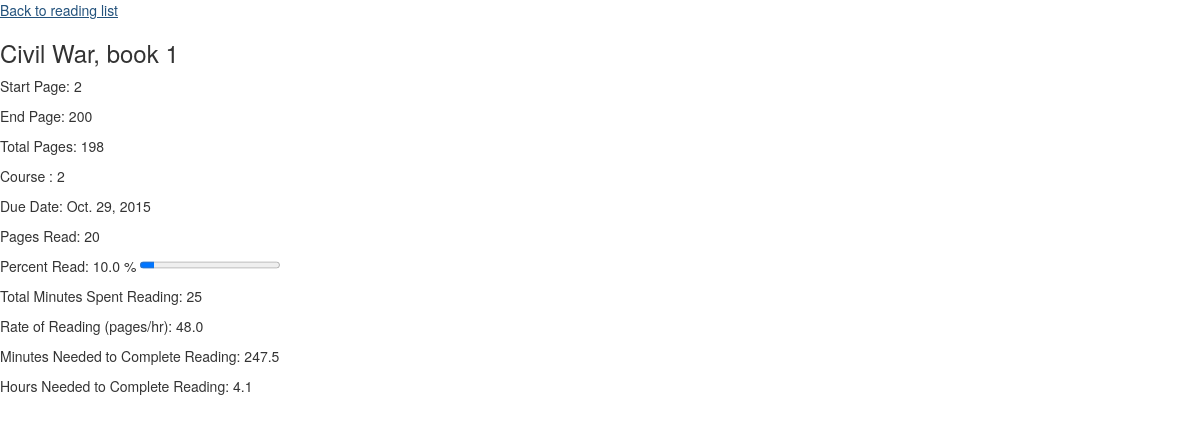
/item/2/, run on the app's committed database.
### inventory/models.py (models this page shows, shortened)
class Item(models.Model):
	title = models.CharField(max_length=200)
	startPage = models.IntegerField()
	endPage = models.IntegerField()
	course = models.CharField(max_length=200)
	dueDate = models.DateField()

### inventory/views.py (the view)
# urls.py: url(r'^item/(?P<id>\d+)/', views.item_detail, name='item_detail'),
def item_detail(request, id):
	try:
		item = Item.objects.get(id=id)
		percentRead = 0
		pagesRead = 0
		minutesSpent = 0
		justMatchedSessions = StudySessions.objects.filter(reading=id)
		for oneSession in justMatchedSessions:
			pagesRead = pagesRead + oneSession.endPage-oneSession.startPage
			minutesSpent = minutesSpent + oneSession.timeSpent
		percentRead = round(float(pagesRead) / float(item.endPage - item.startPage), 2)* 100
		if minutesSpent == 0:
			rateOfReading = 0
		else:
			rateOfReading = round(float(pagesRead) / float(minutesSpent), 2)
	except Item.DoesNotExist:
		raise Http404('This item does not exist')
	return render(request, 'inventory/item_detail.html', {
		'item': item,
		'percentRead': percentRead,
		'pagesRead' : pagesRead,
		'minutesSpent' : minutesSpent,
		'rateOfReading' : rateOfReading,
	})

### firstdjango/templates/inventory/item_detail.html
{% extends "base.html" %}
{% load mathfilters %}
{% block content %}
	<a href="{% url 'index' %}">Back to reading list</a>
	<h3>{{ item.title|capfirst }}</h3>
	<p> Start Page: {{ item.startPage }} </p>
	<p> End Page: {{ item.endPage }}</p>
	<p> Total Pages: {{item.endPage|sub:item.startPage}}</p>
	<p> Course : {{ item.course }}</p>
	<p> Due Date: {{ item.dueDate }} </p>
	<p> Pages Read: {{ pagesRead }} </p>
	<p> Percent Read: {{ percentRead }} %	 <progress value={{percentRead}} max="100"></progress> </p>
	<p> Total Minutes Spent Reading: {{ minutesSpent }} </p>
	<p> Rate of Reading (pages/hr): {{ rateOfReading|mul:60 }} </p>
{% if rateOfReading > 0%}
	<p> Minutes Needed to Complete Reading: {{ item.endPage|sub:item.startPage|div:rateOfReading|floatformat}} </p>
	<p> Hours Needed to Complete Reading: {{ item.endPage|sub:item.startPage|div:rateOfReading|div:60|floatformat}} </p>
{% endif %}
{% endblock %}

### data on the page
Item: title "Civil War, book 1", startPage "2", endPage "200", endPage|sub "198", course "2", dueDate "Oct. 29, 2015", endPage|sub "247.5", endPage|sub "4.1"

### other printed values
{{ pagesRead }} "20"
{{ percentRead }} "10.0"
{{ minutesSpent }} "25"
{{ rateOfReading|mul:60 }} "48.0"
